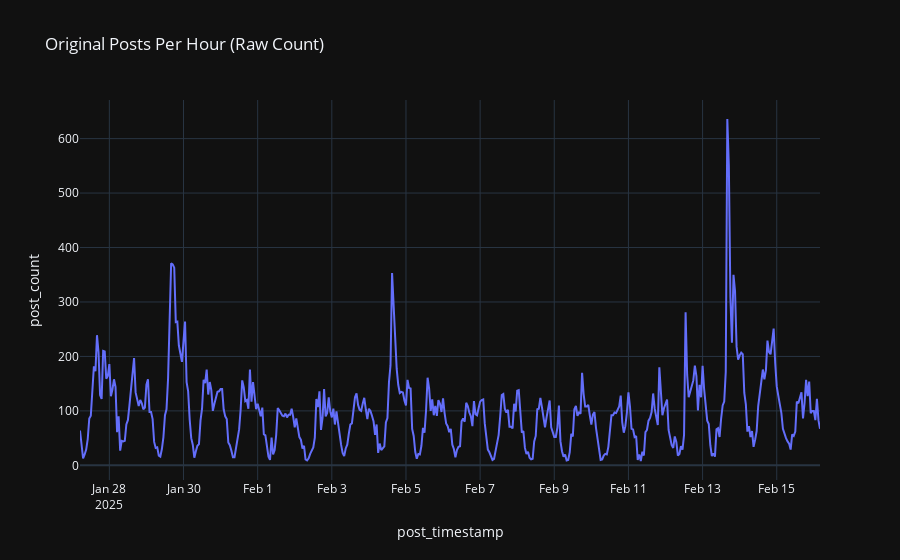
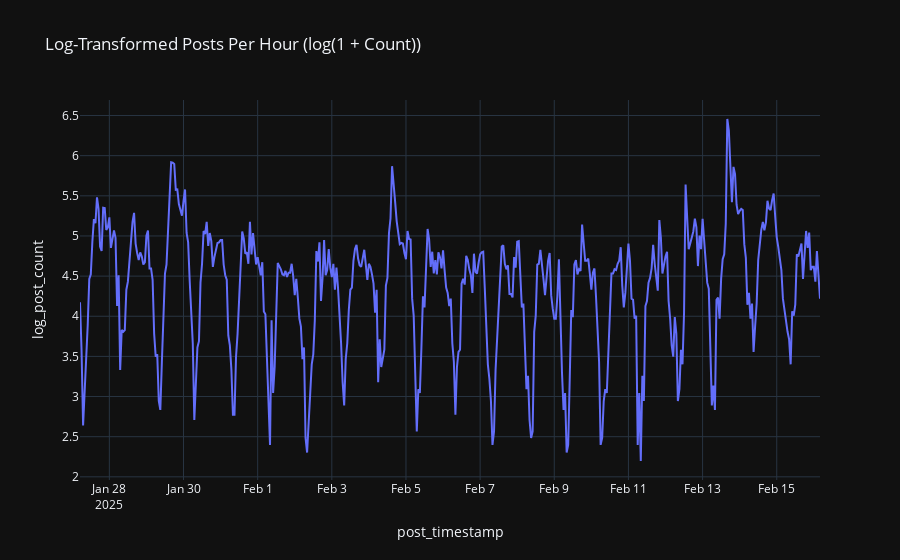

Here is the notebook cell these charts were saved with, in order:
### Markdown cell above
**3. Transformation (Checking Variance)**
**Why do this?** This is the final diagnostic step for Week 1, as mentioned in your proposal. Many time-series models (and statistical tests) perform best when the variance of the data (the "spread" or "volatility") is constant over time (a property called homoscedasticity).

Our visual plot suggested that the variance might increase when the posting level increases (this is heteroscedasticity ). If this is the case, applying a mathematical transformation, such as a logarithm (log(y_t)), can help stabilize the variance, making the patterns cleaner and the model more reliable.



**How does this affect the next step?** If we find the variance is unstable, we should apply a log transformation to our post_count data. All subsequent analysis (like Burst Detection in Week 2) would then be performed on this transformed data (log(post_count)) rather than the raw counts. If the variance looks stable, we can proceed with the raw post_count data.

### Code cell
try:
    # --- Apply Log Transformation ---
    # We use log1p, which calculates log(1 + x), to avoid errors if post_count is 0
    posts_per_hour_transformed = posts_per_hour.with_columns(
        pl.col('post_count').log1p().alias('log_post_count')
    )

    print("Aggregated data with log transformation (first 5 rows):")
    print(posts_per_hour_transformed.head())

    # --- Create Comparison Plots ---

    # Plot 1: Original Data
    fig_original = px.line(posts_per_hour.to_pandas(),
                           x='post_timestamp',
                           y='post_count',
                           title='Original Posts Per Hour (Raw Count)')

    # Plot 2: Log-Transformed Data
    fig_log = px.line(posts_per_hour_transformed.to_pandas(),
                      x='post_timestamp',
                      y='log_post_count',
                      title='Log-Transformed Posts Per Hour (log(1 + Count))')

    print("Displaying plots for variance comparison...")
    fig_original.show()
    fig_log.show()
    print("Plots displayed.")

except Exception as e:
    print(f"An error occurred during transformation or plotting: {e}")

### Figure 1 — Plotly figure (JSON) as saved in the notebook; plotly's stock layout.template omitted (floating-point values rounded to 4 significant figures; data arrays with more than 128 entries replaced by an {"elided": "..."} marker saying what was removed)
{"data": [{"hovertemplate": "post_timestamp=%{x}<br>post_count=%{y}<extra></extra>", "legendgroup": "", "line": {"color": "#636efa", "dash": "solid"}, "marker": {"symbol": "circle"}, "mode": "lines", "name": "", "orientation": "v", "showlegend": false, "x": {"elided": "480 str values"}, "xaxis": "x", "y": {"elided": "480 int values"}, "yaxis": "y", "type": "scatter"}], "layout": {"xaxis": {"anchor": "y", "domain": [0.0, 1.0], "title": {"text": "post_timestamp"}}, "yaxis": {"anchor": "x", "domain": [0.0, 1.0], "title": {"text": "post_count"}}, "legend": {"tracegroupgap": 0}, "title": {"text": "Original Posts Per Hour (Raw Count)"}}}

### Figure 2 — Plotly figure (JSON) as saved in the notebook; plotly's stock layout.template omitted (floating-point values rounded to 4 significant figures; data arrays with more than 128 entries replaced by an {"elided": "..."} marker saying what was removed)
{"data": [{"hovertemplate": "post_timestamp=%{x}<br>log_post_count=%{y}<extra></extra>", "legendgroup": "", "line": {"color": "#636efa", "dash": "solid"}, "marker": {"symbol": "circle"}, "mode": "lines", "name": "", "orientation": "v", "showlegend": false, "x": {"elided": "480 str values"}, "xaxis": "x", "y": {"elided": "480 float values"}, "yaxis": "y", "type": "scatter"}], "layout": {"xaxis": {"anchor": "y", "domain": [0.0, 1.0], "title": {"text": "post_timestamp"}}, "yaxis": {"anchor": "x", "domain": [0.0, 1.0], "title": {"text": "log_post_count"}}, "legend": {"tracegroupgap": 0}, "title": {"text": "Log-Transformed Posts Per Hour (log(1 + Count))"}}}
